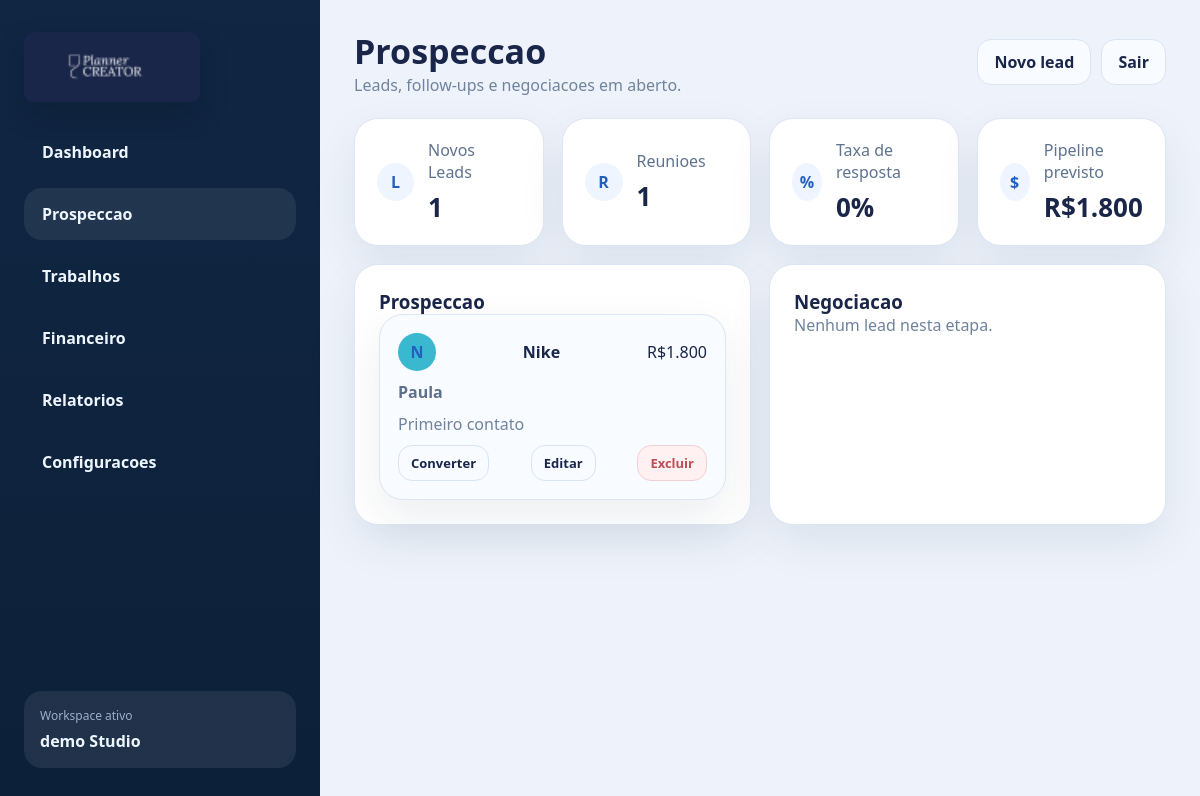
The app's page /prospeccao/ (signed in) with its own data.
### studio/models.py (models this page shows, shortened)
class TimestampedModel(models.Model):
    created_at = models.DateTimeField(auto_now_add=True)
    updated_at = models.DateTimeField(auto_now=True)
    class Meta:
        abstract = True

class Workspace(TimestampedModel):
    name = models.CharField(max_length=160)
    slug = models.SlugField(max_length=180, unique=True, blank=True)
    class Meta:
        ordering = ["name"]

class WorkspaceOwnedModel(TimestampedModel):
    workspace = models.ForeignKey(Workspace, on_delete=models.CASCADE)
    class Meta:
        abstract = True

class Prospect(WorkspaceOwnedModel):
    company = models.CharField(max_length=160)
    contact = models.CharField(max_length=160)
    stage = models.CharField(max_length=30, choices=PROSPECT_STAGE_CHOICES)
    proposal_value = models.DecimalField(max_digits=12, decimal_places=2, default=0)
    note = models.TextField(blank=True, default="")
    meeting_scheduled = models.BooleanField(default=False)
    class Meta:
        ordering = ["stage", "-updated_at"]

### studio/views.py (the view)
# urls.py: path("prospeccao/", prospection, name="prospection"),
@login_required
def prospection(request: HttpRequest) -> HttpResponse:
    workspace = _workspace(request)
    context = shell_context("prospection", workspace, "Prospeccao", "Leads, follow-ups e negociacoes em aberto.", action_label="Novo lead", action_url="prospect_create")
    context.update(prospection_snapshot(workspace))
    return render(request, "studio/prospection.html", context)

### studio/services.py (called while the page is built)
def currency(value: Decimal | int | float | None) -> str:
    amount = Decimal(value or 0)
    integer_value = int(amount.quantize(Decimal("1")))
    formatted = f"{integer_value:,.0f}".replace(",", "_").replace(".", ",").replace("_", ".")
    return f"R${formatted}"

def sum_money(values) -> Decimal:
    total = ZERO
    for value in values:
        total += Decimal(value or 0)
    return total

def company_palette(company: str) -> tuple[str, str, str]:
    if company in COMPANY_COLORS:
        return COMPANY_COLORS[company]
    palette_values = list(COMPANY_COLORS.values())
    return palette_values[sum(ord(char) for char in company) % len(palette_values)]

def get_or_create_workspace_for_user(user: User) -> Workspace:
    membership = user.memberships.select_related("workspace").first()
    if membership:
        return membership.workspace
    workspace = Workspace.objects.create(name=f"{user.username or user.email or 'Studio'} Studio")
    Membership.objects.create(user=user, workspace=workspace, role=Membership.ROLE_OWNER)
    ensure_default_settings(workspace)
    return workspace

def navigation(page_key: str) -> list[dict]:
    items = []
    for item in NAV_ITEMS:
        items.append({**item, "url": reverse(item["url_name"]), "active": item["key"] == page_key})
    return items

def shell_context(page_key: str, workspace: Workspace, title: str, subtitle: str, action_label: str | None = None, action_url: str | None = None) -> dict:
    return {
        "nav_items": navigation(page_key),
        "page_key": page_key,
        "page_title": title,
        "page_subtitle": subtitle,
        "header_action_label": action_label,
        "header_action_url": reverse(action_url) if action_url else None,
        "workspace": workspace,
    }

### studio/views.py (called while the page is built)
def _workspace(request: HttpRequest):
    return get_or_create_workspace_for_user(request.user)

### studio/templates/studio/prospection.html (shortened to what this page needs)
{% extends "studio/base.html" %}
{% block content %}
<section class="stats-grid">
    {% for item in stats %}
        <article class="stat-card">
            <span class="stat-icon">{{ item.icon_label }}</span>
            <div>
                <p>{{ item.title }}</p>
                <strong>{{ item.value }}</strong>
            </div>
        </article>
    {% endfor %}
</section>
<section class="board-grid">
    {% for column in columns %}
        <article class="card">
            <div class="card-header">
                <div>
                    <h3>{{ column.title }}</h3>
                </div>
            </div>
            {% if column.items %}
                <div class="stack-list">
                    {% for item in column.items %}
                        <article class="soft-card prospect-card">
                            <div class="prospect-top">
                                <div class="avatar-badge" style="background: {{ item.accent }};">{{ item.company|slice:":1" }}</div>
                                <strong>{{ item.company }}</strong>
                                <span>{{ item.proposal_value }}</span>
                            </div>
                            <p class="muted strong">{{ item.contact }}</p>
                            <p class="muted">{{ item.note|default:"Sem observacoes ainda." }}</p>
                            <div class="card-actions">
                                <a class="ghost-button small" href="{% url 'prospect_convert' item.id %}">Converter</a>
                                <a class="ghost-button small" href="{% url 'prospect_edit' item.id %}">Editar</a>
                                <form method="post" action="{% url 'prospect_delete' item.id %}">
                                    <button type="submit" class="danger-button small">Excluir</button>
                                </form>
                            </div>
                        </article>
                    {% endfor %}
                </div>
            {% else %}
                <p class="muted">Nenhum lead nesta etapa.</p>
            {% endif %}
        </article>
    {% endfor %}
</section>
{% endblock %}

### studio/templates/studio/base.html (shortened to what this page needs)
{% load static %}
<!DOCTYPE html>
<html lang="pt-br">
<head>
    <link rel="stylesheet" href="{% static 'studio/app.css' %}">
</head>
<body>
    <div class="app-shell">
        <aside class="sidebar">
            <div class="brand-block">
                <img class="brand-logo" src="{% static 'studio/hubla-logo-banner.png' %}" alt="Hubla">
            </div>
            <nav class="nav-list">
                {% for item in nav_items %}
                    <a href="{{ item.url }}" class="nav-link{% if item.active %} active{% endif %}">{{ item.label }}</a>
                {% endfor %}
            </nav>
            <div class="workspace-chip">
                <span class="workspace-label">Workspace ativo</span>
                <strong>{{ workspace.name }}</strong>
            </div>
        </aside>
        <main class="content-area">
            <header class="page-header">
                <div>
                    <h2>{{ page_title }}</h2>
                    <p>{{ page_subtitle }}</p>
                </div>
                <div class="header-actions">
                    {% if header_action_url %}
                        <a class="ghost-button" href="{{ header_action_url }}">{{ header_action_label }}</a>
                    {% endif %}
                    <a class="ghost-button" href="{% url 'logout' %}">Sair</a>
                </div>
            </header>
            {% block content %}{% endblock %}
        </main>
    </div>
</body>
</html>

### studio/static/studio/app.css (style rules this page uses)
:root { --bg: #eef3fb; --sidebar-top: #102642; --sidebar-bottom: #0d2039; --card: #ffffff; --card-soft: #f8fbff; --border: #dce6f4; --text: #1a2649; --muted: #70839d; --primary: #4d8cff; --primary-dark: #245fbe; --success: #2fb9ac; --danger: #c04d57; --shadow: 0 18px 45px rgba(16, 38, 66, 0.08); }
* { box-sizing: border-box; }
body { margin: 0; background: var(--bg); color: var(--text); font-family: "Segoe UI", "Trebuchet MS", sans-serif; }
a { color: inherit; text-decoration: none; }
button, input, select, textarea { font: inherit; }
.app-shell { min-height: 100vh; display: grid; grid-template-columns: 320px 1fr; }
.sidebar { display: flex; flex-direction: column; gap: 24px; padding: 32px 24px; background: linear-gradient(180deg, var(--sidebar-top), var(--sidebar-bottom)); color: #edf5ff; }
.page-header h2, .card-header h3 { margin: 0; }
.page-header p, .muted, .activity-copy p, .setting-copy p, .schedule-row p { margin: 0; color: var(--muted); }
.brand-logo { display: block; width: min(176px, 100%); height: auto; border-radius: 10px; box-shadow: 0 12px 28px rgba(7, 16, 31, 0.22); }
.nav-list { display: flex; flex-direction: column; gap: 10px; }
.nav-link { padding: 15px 18px; border-radius: 18px; font-weight: 700; color: #edf5ff; }
.nav-link:hover, .nav-link.active { background: rgba(255, 255, 255, 0.08); }
.workspace-chip { margin-top: auto; padding: 16px; border-radius: 18px; background: rgba(255, 255, 255, 0.08); }
.workspace-label { display: block; font-size: 12px; color: #9cafcb; margin-bottom: 6px; }
.content-area { padding: 28px 34px; }
.page-header, .card-header, .meta-line, .pipeline-row, .prospect-top, .card-actions, .activity-row, .schedule-row, .setting-row { display: flex; align-items: center; justify-content: space-between; gap: 16px; }
.page-header { margin-bottom: 22px; }
.page-header h2 { font-size: 34px; }
.header-actions, .form-actions, .card-actions { display: flex; align-items: center; gap: 10px; flex-wrap: wrap; }
.card, .stat-card, .soft-card, .job-card, .pipeline-card, .note-box { background: var(--card); border: 1px solid var(--border); border-radius: 24px; box-shadow: var(--shadow); }
.soft-card, .pipeline-card, .note-box { background: var(--card-soft); }
.card, .job-card { padding: 24px; }
.soft-card, .pipeline-card { padding: 18px; }
.stats-grid, .board-grid, .highlight-grid { display: grid; gap: 18px; }
.stats-grid { grid-template-columns: repeat(4, minmax(0, 1fr)); margin-bottom: 18px; }
.stat-card { padding: 20px 22px; display: flex; align-items: center; gap: 14px; }
.stat-card p { margin: 0 0 6px; color: #5e738f; }
.stat-card strong { font-size: 26px; }
.stat-icon, .pipeline-icon, .avatar-badge { width: 38px; height: 38px; border-radius: 50%; display: inline-flex; align-items: center; justify-content: center; background: #eef5ff; color: var(--primary-dark); font-weight: 700; }
.dashboard-main, .dashboard-side, .stack-section, .stack-list { display: grid; gap: 18px; }
.activity-meta, .feature-copy, .prospect-card, .job-card, .metric-row { display: grid; gap: 10px; }
.board-grid { grid-template-columns: repeat(2, minmax(0, 1fr)); }
.ghost-button, .primary-button, .danger-button { display: inline-flex; align-items: center; justify-content: center; border-radius: 14px; padding: 11px 16px; border: 1px solid #d9e4f3; cursor: pointer; font-weight: 700; }
.ghost-button { background: #f8fbff; color: var(--text); }
.danger-button { background: #fff1f1; border-color: #f2cfd2; color: var(--danger); }
.small { padding: 8px 12px; font-size: 13px; }
.strong { color: #5d708b; font-weight: 700; }

### records on screen
Workspace: name "demo Studio"
Prospect: stage "Prospeccao", company "N", company "Nike", contact "Paula", note "Primeiro contato"

### other values on screen
{{ item.label }} "Dashboard" "Prospeccao" "Trabalhos" "Financeiro" "Relatorios" "Configuracoes"
{{ page_subtitle }} "Leads, follow-ups e negociacoes em aberto."
{{ header_action_label }} "Novo lead"
{{ item.icon_label }} "L" "R" "%" "$"
{{ item.title }} "Novos Leads" "Reunioes" "Taxa de resposta" "Pipeline previsto"
{{ item.value }} "1" "1" "0%" "R$1.800"
{{ column.title }} "Prospeccao" "Negociacao"
{{ item.proposal_value }} "R$1.800"
